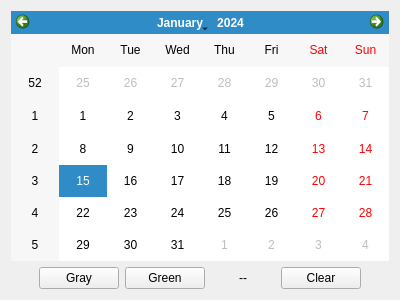
<?xml version="1.0" encoding="UTF-8"?>
<ui version="4.0">
 <class>MainWindow</class>
 <widget class="QMainWindow" name="MainWindow">
  <property name="geometry">
   <rect>
    <x>0</x>
    <y>0</y>
    <width>400</width>
    <height>300</height>
   </rect>
  </property>
  <property name="windowTitle">
   <string>Calendar</string>
  </property>
  <widget class="QWidget" name="centralWidget">
   <layout class="QVBoxLayout" name="verticalLayout">
    <item>
     <widget class="QCalendarWidget" name="calendarWidget"/>
    </item>
    <item>
     <layout class="QHBoxLayout" name="horizontalLayout">
      <item>
       <spacer name="horizontalSpacer">
        <property name="orientation">
         <enum>Qt::Horizontal</enum>
        </property>
        <property name="sizeHint" stdset="0">
         <size>
          <width>40</width>
          <height>20</height>
         </size>
        </property>
       </spacer>
      </item>
      <item>
       <widget class="QPushButton" name="pushButton_3">
        <property name="maximumSize">
         <size>
          <width>128</width>
          <height>24</height>
         </size>
        </property>
        <property name="toolTip">
         <string>Ctrl + C</string>
        </property>
        <property name="text">
         <string>Gray</string>
        </property>
       </widget>
      </item>
      <item>
       <widget class="QPushButton" name="pushButton">
        <property name="maximumSize">
         <size>
          <width>128</width>
          <height>24</height>
         </size>
        </property>
        <property name="toolTip">
         <string>Ctrl + S</string>
        </property>
        <property name="text">
         <string>Green</string>
        </property>
       </widget>
      </item>
      <item>
       <widget class="QLabel" name="label">
        <property name="minimumSize">
         <size>
          <width>64</width>
          <height>0</height>
         </size>
        </property>
        <property name="maximumSize">
         <size>
          <width>64</width>
          <height>16777215</height>
         </size>
        </property>
        <property name="text">
         <string>--</string>
        </property>
        <property name="alignment">
         <set>Qt::AlignCenter</set>
        </property>
       </widget>
      </item>
      <item>
       <widget class="QPushButton" name="pushButton_2">
        <property name="toolTip">
         <string>Ctrl + Z</string>
        </property>
        <property name="text">
         <string>Clear</string>
        </property>
       </widget>
      </item>
      <item>
       <spacer name="horizontalSpacer_2">
        <property name="orientation">
         <enum>Qt::Horizontal</enum>
        </property>
        <property name="sizeHint" stdset="0">
         <size>
          <width>40</width>
          <height>20</height>
         </size>
        </property>
       </spacer>
      </item>
     </layout>
    </item>
   </layout>
  </widget>
 </widget>
 <layoutdefault spacing="6" margin="11"/>
 <resources/>
 <connections/>
</ui>
